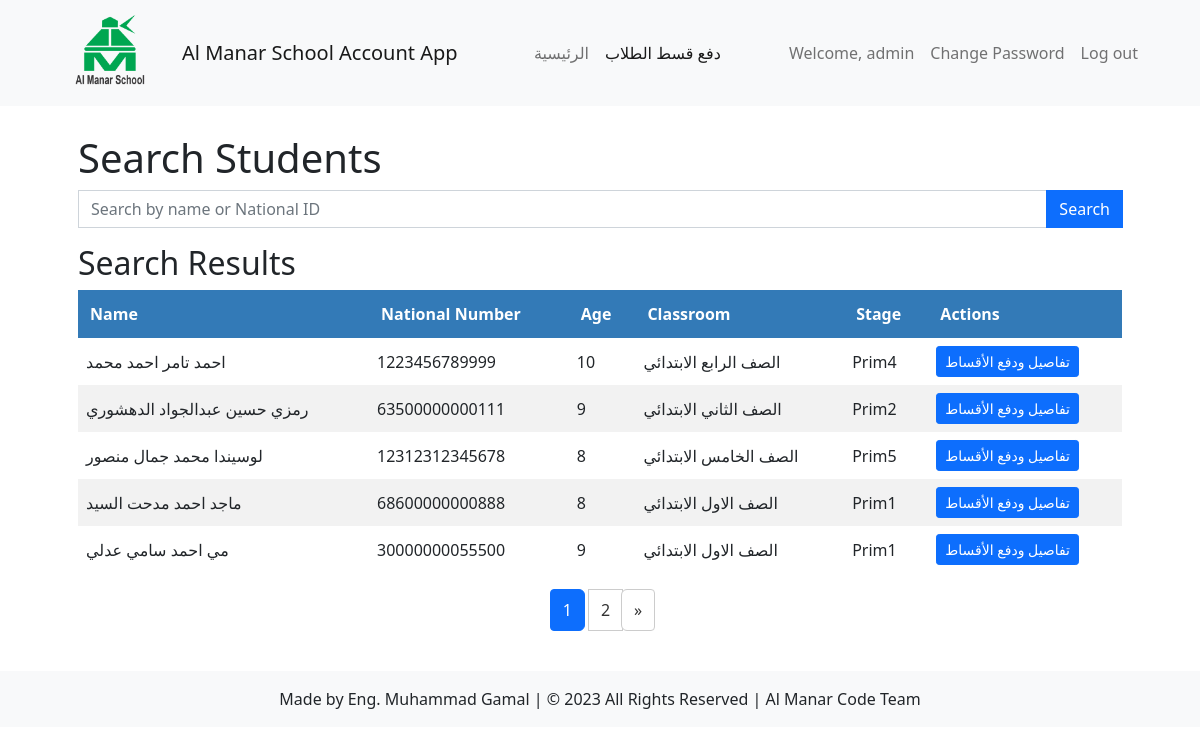
The app's page /students/search/ (signed in), older data.
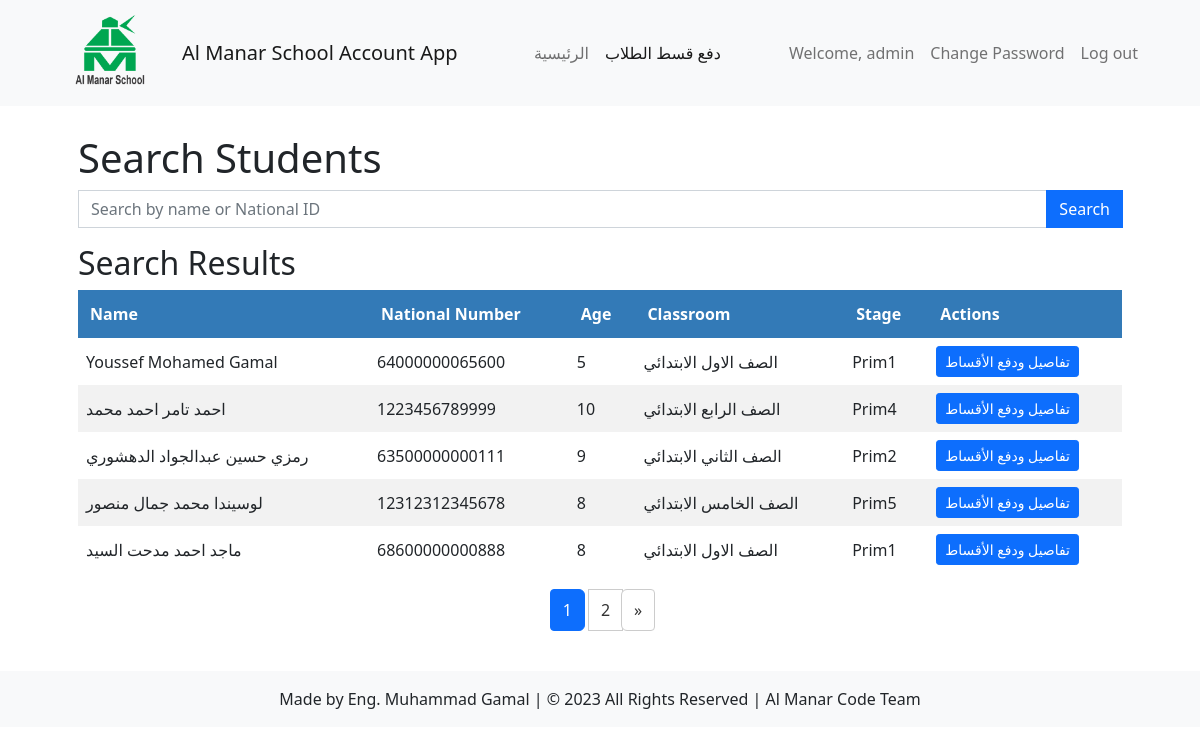
The same page, newer data.
### students/models.py (models this page shows, shortened)
class Student(models.Model):
    GENDER_CHOICES = (
        ('', '---------'),
        ('M', 'Male'),
        ('F', 'Female'),
    )
    DISCOUNT_CHOICES = (
        ('NONE', 'No Discount'),
        ('CHAIRMAN', 'Chairman of the Board Discount'),
        ('VICE_CHAIRMAN', 'Vice Chairman of the Board Discount'),
        ('EMPLOYEE_CHILD', 'Employee Child Discount'),
        ('ARMED_FORCES', 'Armed Forces Discount'),
    )
    name = models.CharField(max_length=50)
    national_number = models.IntegerField(unique=True)
    age = models.IntegerField()
    gender = models.CharField(max_length=1, choices=GENDER_CHOICES)
    date_of_birth = models.DateField()
    academic_year = models.ForeignKey(AcademicYear, on_delete=models.CASCADE, default=timezone.now, null=True, blank=True)
    classroom = models.ManyToManyField(Classroom)
    total_payments = models.DecimalField(max_digits=8, decimal_places=2, default=0, null=True, blank=True)
    total_owed = models.DecimalField(max_digits=8, decimal_places=2, default=0, null=True, blank=True)
    phone_number = models.CharField(max_length=20, default='')
    discount = models.CharField(max_length=20, choices=DISCOUNT_CHOICES, default='NONE')

class Classroom(models.Model):
    CLASS_CHOICES = (
        ('', 'اختار المرحلة التعليمية'),
        ('BC', 'مرحلة تمهيدي'),
        ('KG1', 'رياض أطفال 1'),
        ('KG2', 'رياض أطفال 2'),
        ('Prim1', 'الصف الأول الابتدائي'),
        ('Prim2', 'الصف الثاني الابتدائي'),
        ('Prim3', 'الصف الثالث الابتدائي'),
        ('Prim4', 'الصف الرابع الابتدائي'),
        ('Prim5', 'الصف الخامس الابتدائي'),
        ('Prim6', 'الصف السادس الابتدائي'),
        ('Prep7', 'الصف الأول الإعدادي'),
        ('Prep8', 'الصف الثاني الإعدادي'),
        ('Prep9', 'الصف الثالث الإعدادي'),
        ('Sec1', 'الصف الأول الثانوي'),
        ('Sec2', 'الصف الثاني الثانوي'),
        ('Sec3', 'الصف الثالث الثانوي'),
    )
    name = models.CharField(max_length=100, default='Default Classroom Name', null=True)
    stage = models.CharField(max_length=50, choices=CLASS_CHOICES, default='default_value', null=True)
    educational_stage = models.ForeignKey(EducationalStage, on_delete=models.CASCADE)
    fee_per_student = models.DecimalField(max_digits=8, decimal_places=2, default=0)

### students/views.py (the view)
# urls.py: path('search/', views.search_student, name='search_student'),
@never_cache
@login_required
def search_student(request):
    query = request.GET.get('query')
    students = Student.objects.all().order_by('name')
    if query and query.strip():
        students = students.filter(Q(name__icontains=query) | Q(national_number__icontains=query))
    paginator = Paginator(students, 5)  # Display 5 students per page
    page_number = request.GET.get('page')
    page_obj = paginator.get_page(page_number)
    context = {
        'students': page_obj,
        'query': query,
        'page_obj': page_obj,
    }
    return render(request, 'students/search_student.html', context)

### students/templates/students/search_student.html (shortened to what this page needs)
{% extends 'students/base/account_navbar.html' %}
{% block content %}
  <div class="container my-1">
    <h1>Search Students</h1>
    <form method="GET" action="{% url 'students:search_student' %}">
      <div class="input-group mb-3">
        <input type="text" class="form-control" name="query" placeholder="Search by name or National ID ">
        <button type="submit" class="btn btn-primary">Search</button>
      </div>
    </form>
    {% if students %}
      <h2>Search Results</h2>
      <div class="table-responsive">
        <table>
          <thead >
            <tr>
              <th>Name</th>
              <th>National Number</th>
              <th>Age</th>
              <th>Classroom</th>
              <th>Stage</th>
              <th>Actions</th>
            </tr>
          </thead>
          <tbody>
            {% for student in students %}
              <tr>
                <td>{{ student.name }}</td>
                <td>{{ student.national_number }}</td>
                <td>{{ student.age }}</td>
                <td>
                  {% for classroom in student.classroom.all %}
                  {{ classroom.name }}
                  {% empty %}
                  N/A
                  {% endfor %}
              </td>
              <td>
                {% for classroom in student.classroom.all %}
                {{ classroom.stage }}
                {% empty %}
                N/A
                {% endfor %}
            </td>
                <td>
                  <a href="{% url 'students:student_detail' pk=student.pk %}" class="btn btn-primary btn-sm">تفاصيل ودفع الأقساط</a>
                </td>
              </tr>
            {% endfor %}
          </tbody>
        </table>
      </div>
      <nav aria-label="Pagination">
        <ul class="pagination">
          {% for page in page_obj.paginator.page_range %}
            {% if page == page_obj.number %}
              <li class="page-item active" aria-current="page">
                <a class="page-link" href="#">{{ page }} <span class="sr-only">(current)</span></a>
              </li>
            {% else %}
              <li class="page-item"><a class="page-link" href="?page={{ page }}{% if query %}&query={{ query }}{% endif %}">{{ page }}</a></li>
            {% endif %}
          {% endfor %}
          {% if page_obj.has_next %}
            <li class="page-item">
              <a class="page-link" href="?page={{ page_obj.next_page_number }}{% if query %}&query={{ query }}{% endif %}" aria-label="Next">
                <span aria-hidden="true">&raquo;</span>
              </a>
            </li>
          {% endif %}
        </ul>
      </nav>
    {% else %}
      <p>No students found.</p>
    {% endif %}
  </div>
{% endblock %}

Row changes from the older to the newer data that the page shows:
no longer on this page (row unchanged): Student: name "مي احمد سامي عدلي", national_number "30000000055500", age "9", Classroom (name "الصف الاول الابتدائي", stage "Prim1")
added Student: name "Youssef Mohamed Gamal", national_number "64000000065600", age "5", Classroom (name "الصف الاول الابتدائي", stage "Prim1")
